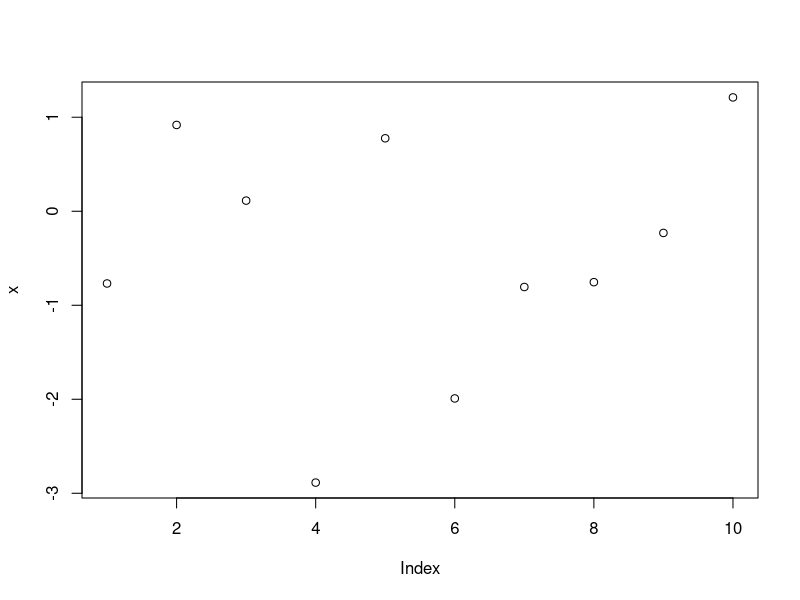
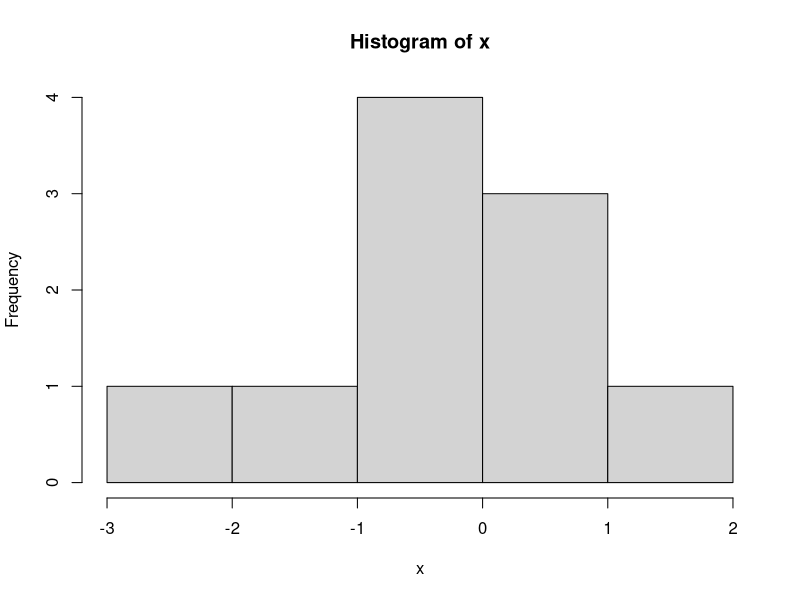
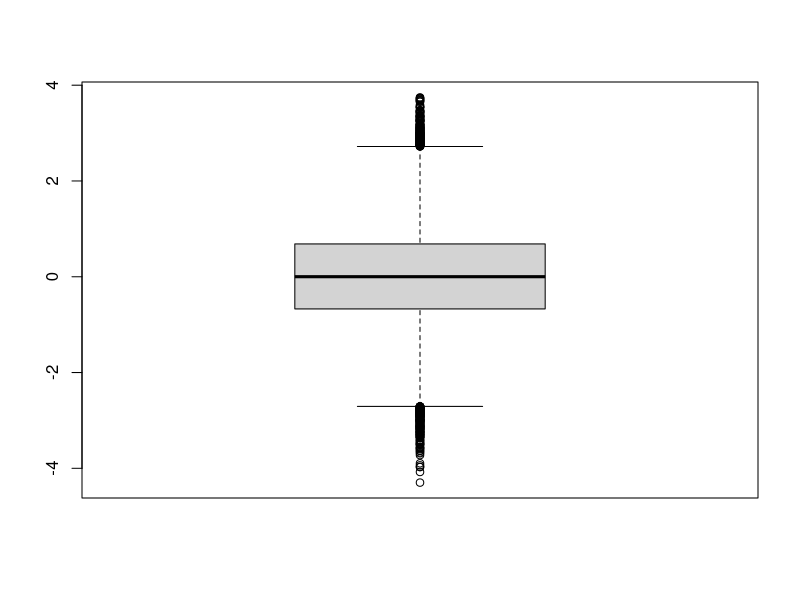

The R script that drew these images, in order:
a<- c(3,6,6,7,8,9)
median(a)
b<- c(9,12,14,15,17)
median(b)

C<-c(3,7,9,12,14,15,17,18,40)
median(C)
sort(C)

N <-100000
a <-rnorm(N)
b <- rnorm(N)
c <- a * b
c
X <- rnorm(5, sd=1)

x <-rnorm(10)
plot(x)
hist(x)

x <-rnorm(80000)
boxplot(x)